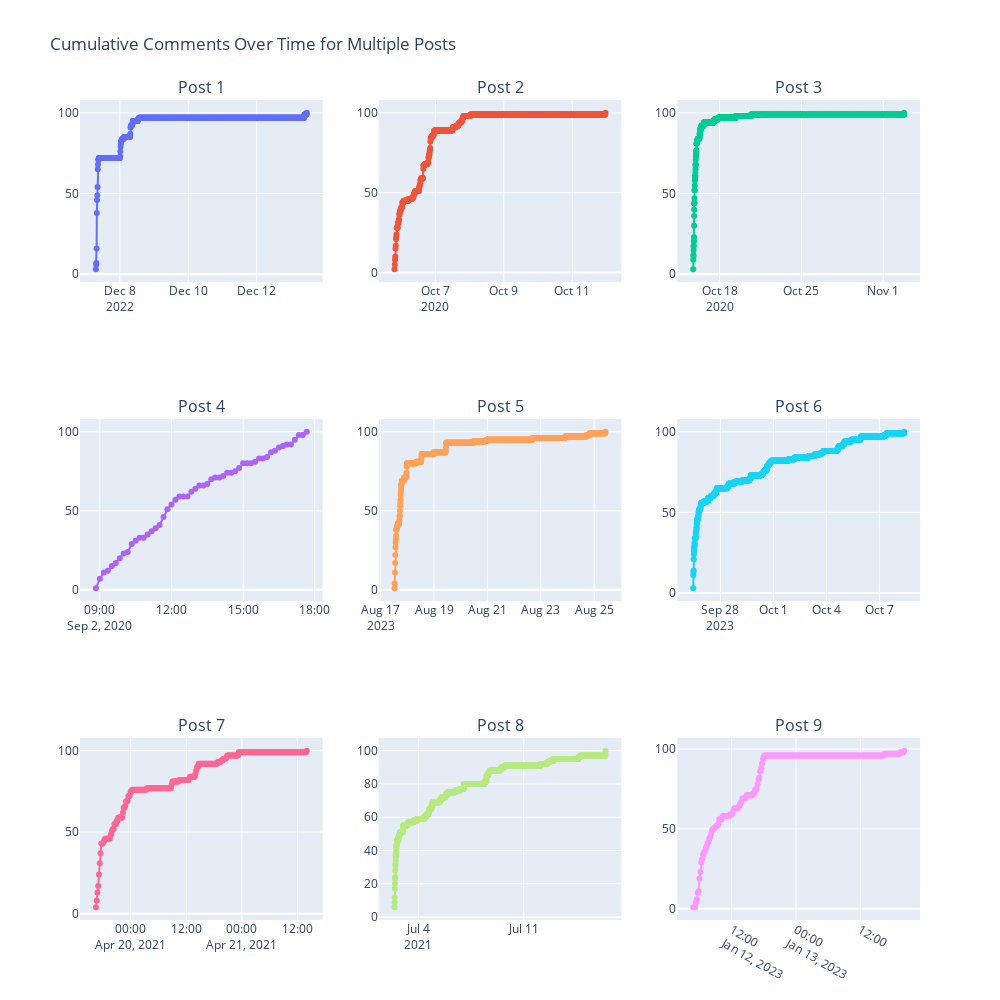

Notebook cell for this chart:
### Code cell
import plotly.graph_objs as go
from plotly.subplots import make_subplots
import pandas as pd

# 3x3 서브플롯 생성
fig = make_subplots(rows=3, cols=3, 
                    subplot_titles=[f'Post {i+1}' for i in range(9)],
                    shared_xaxes=False, shared_yaxes=False)

for i in range(9):
    # 댓글 데이터 가져오기
    comments = get_comment(post_id_list[i], df_comment)

    # 1. cmt_created_at을 datetime 형식으로 변환
    comments['cmt_created_at'] = pd.to_datetime(comments['cmt_created_at'])

    # 2. 10분 간격으로 시간 그룹화 (min 사용)
    comments.set_index('cmt_created_at', inplace=True)
    comments = comments.resample('10min').size().cumsum()

    # 3. 누적 댓글 수 계산
    comments = comments.reset_index()

    # 행과 열 계산 (3x3 그리드)
    row = i // 3 + 1
    col = i % 3 + 1

    # 4. plotly로 그래프 추가
    fig.add_trace(
        go.Scatter(x=comments['cmt_created_at'], y=comments[0], mode='lines+markers', name=f'Post {i+1}'),
        row=row, col=col
    )

# 레이아웃 업데이트
fig.update_layout(height=1000, width=1000, title_text="Cumulative Comments Over Time for Multiple Posts",
                  showlegend=False)

# 그래프 보여주기
fig.show()

### Figure 1 — Plotly figure (JSON) as saved in the notebook; plotly's stock layout.template omitted (floating-point values rounded to 4 significant figures; data arrays with more than 128 entries replaced by an {"elided": "..."} marker saying what was removed)
{"data": [{"mode": "lines+markers", "name": "Post 1", "type": "scatter", "x": {"elided": "889 str values"}, "xaxis": "x", "y": {"elided": "889 int values"}, "yaxis": "y"}, {"mode": "lines+markers", "name": "Post 2", "type": "scatter", "x": {"elided": "889 str values"}, "xaxis": "x2", "y": {"elided": "889 int values"}, "yaxis": "y2"}, {"mode": "lines+markers", "name": "Post 3", "type": "scatter", "x": {"elided": "2598 str values"}, "xaxis": "x3", "y": {"elided": "2598 int values"}, "yaxis": "y3"}, {"mode": "lines+markers", "name": "Post 4", "type": "scatter", "x": ["2020-09-02T08:50:00", "2020-09-02T09:00:00", "2020-09-02T09:10:00", "2020-09-02T09:20:00", "2020-09-02T09:30:00", "2020-09-02T09:40:00", "2020-09-02T09:50:00", "2020-09-02T10:00:00", "2020-09-02T10:10:00", "2020-09-02T10:20:00", "2020-09-02T10:30:00", "2020-09-02T10:40:00", "2020-09-02T10:50:00", "2020-09-02T11:00:00", "2020-09-02T11:10:00", "2020-09-02T11:20:00", "2020-09-02T11:30:00", "2020-09-02T11:40:00", "2020-09-02T11:50:00", "2020-09-02T12:00:00", "2020-09-02T12:10:00", "2020-09-02T12:20:00", "2020-09-02T12:30:00", "2020-09-02T12:40:00", "2020-09-02T12:50:00", "2020-09-02T13:00:00", "2020-09-02T13:10:00", "2020-09-02T13:20:00", "2020-09-02T13:30:00", "2020-09-02T13:40:00", "2020-09-02T13:50:00", "2020-09-02T14:00:00", "2020-09-02T14:10:00", "2020-09-02T14:20:00", "2020-09-02T14:30:00", "2020-09-02T14:40:00", "2020-09-02T14:50:00", "2020-09-02T15:00:00", "2020-09-02T15:10:00", "2020-09-02T15:20:00", "2020-09-02T15:30:00", "2020-09-02T15:40:00", "2020-09-02T15:50:00", "2020-09-02T16:00:00", "2020-09-02T16:10:00", "2020-09-02T16:20:00", "2020-09-02T16:30:00", "2020-09-02T16:40:00", "2020-09-02T16:50:00", "2020-09-02T17:00:00", "2020-09-02T17:10:00", "2020-09-02T17:20:00", "2020-09-02T17:30:00", "2020-09-02T17:40:00"], "xaxis": "x4", "y": [1, 7, 11, 12, 15, 17, 20, 23, 24, 29, 31, 33, 33, 35, 37, 39, 41, 46, 51, 54, 57, 59, 59, 59, 62, 64, 66, 66, 67, 70, 71, 71, 72, 74, 74, 75, 77, 80, 80, 80, 81, 83, 83, 84, 87, 88, 90, 91, 92, 92, 95, 98, 98, 100], "yaxis": "y4"}, {"mode": "lines+markers", "name": "Post 5", "type": "scatter", "x": {"elided": "1139 str values"}, "xaxis": "x5", "y": {"elided": "1139 int values"}, "yaxis": "y5"}, {"mode": "lines+markers", "name": "Post 6", "type": "scatter", "x": {"elided": "1721 str values"}, "xaxis": "x6", "y": {"elided": "1721 int values"}, "yaxis": "y6"}, {"mode": "lines+markers", "name": "Post 7", "type": "scatter", "x": {"elided": "274 str values"}, "xaxis": "x7", "y": {"elided": "274 int values"}, "yaxis": "y7"}, {"mode": "lines+markers", "name": "Post 8", "type": "scatter", "x": {"elided": "2019 str values"}, "xaxis": "x8", "y": {"elided": "2019 int values"}, "yaxis": "y8"}, {"mode": "lines+markers", "name": "Post 9", "type": "scatter", "x": {"elided": "237 str values"}, "xaxis": "x9", "y": {"elided": "237 int values"}, "yaxis": "y9"}], "layout": {"annotations": [{"font": {"size": 16}, "showarrow": false, "text": "Post 1", "x": 0.1444, "xanchor": "center", "xref": "paper", "y": 1, "yanchor": "bottom", "yref": "paper"}, {"font": {"size": 16}, "showarrow": false, "text": "Post 2", "x": 0.5, "xanchor": "center", "xref": "paper", "y": 1, "yanchor": "bottom", "yref": "paper"}, {"font": {"size": 16}, "showarrow": false, "text": "Post 3", "x": 0.8556, "xanchor": "center", "xref": "paper", "y": 1, "yanchor": "bottom", "yref": "paper"}, {"font": {"size": 16}, "showarrow": false, "text": "Post 4", "x": 0.1444, "xanchor": "center", "xref": "paper", "y": 0.6111, "yanchor": "bottom", "yref": "paper"}, {"font": {"size": 16}, "showarrow": false, "text": "Post 5", "x": 0.5, "xanchor": "center", "xref": "paper", "y": 0.6111, "yanchor": "bottom", "yref": "paper"}, {"font": {"size": 16}, "showarrow": false, "text": "Post 6", "x": 0.8556, "xanchor": "center", "xref": "paper", "y": 0.6111, "yanchor": "bottom", "yref": "paper"}, {"font": {"size": 16}, "showarrow": false, "text": "Post 7", "x": 0.1444, "xanchor": "center", "xref": "paper", "y": 0.2222, "yanchor": "bottom", "yref": "paper"}, {"font": {"size": 16}, "showarrow": false, "text": "Post 8", "x": 0.5, "xanchor": "center", "xref": "paper", "y": 0.2222, "yanchor": "bottom", "yref": "paper"}, {"font": {"size": 16}, "showarrow": false, "text": "Post 9", "x": 0.8556, "xanchor": "center", "xref": "paper", "y": 0.2222, "yanchor": "bottom", "yref": "paper"}], "height": 1000, "showlegend": false, "title": {"text": "Cumulative Comments Over Time for Multiple Posts"}, "width": 1000, "xaxis": {"anchor": "y", "domain": [0, 0.2889]}, "xaxis2": {"anchor": "y2", "domain": [0.3556, 0.6444]}, "xaxis3": {"anchor": "y3", "domain": [0.7111, 1]}, "xaxis4": {"anchor": "y4", "domain": [0, 0.2889]}, "xaxis5": {"anchor": "y5", "domain": [0.3556, 0.6444]}, "xaxis6": {"anchor": "y6", "domain": [0.7111, 1]}, "xaxis7": {"anchor": "y7", "domain": [0, 0.2889]}, "xaxis8": {"anchor": "y8", "domain": [0.3556, 0.6444]}, "xaxis9": {"anchor": "y9", "domain": [0.7111, 1]}, "yaxis": {"anchor": "x", "domain": [0.7778, 1]}, "yaxis2": {"anchor": "x2", "domain": [0.7778, 1]}, "yaxis3": {"anchor": "x3", "domain": [0.7778, 1]}, "yaxis4": {"anchor": "x4", "domain": [0.3889, 0.6111]}, "yaxis5": {"anchor": "x5", "domain": [0.3889, 0.6111]}, "yaxis6": {"anchor": "x6", "domain": [0.3889, 0.6111]}, "yaxis7": {"anchor": "x7", "domain": [0, 0.2222]}, "yaxis8": {"anchor": "x8", "domain": [0, 0.2222]}, "yaxis9": {"anchor": "x9", "domain": [0, 0.2222]}}}
